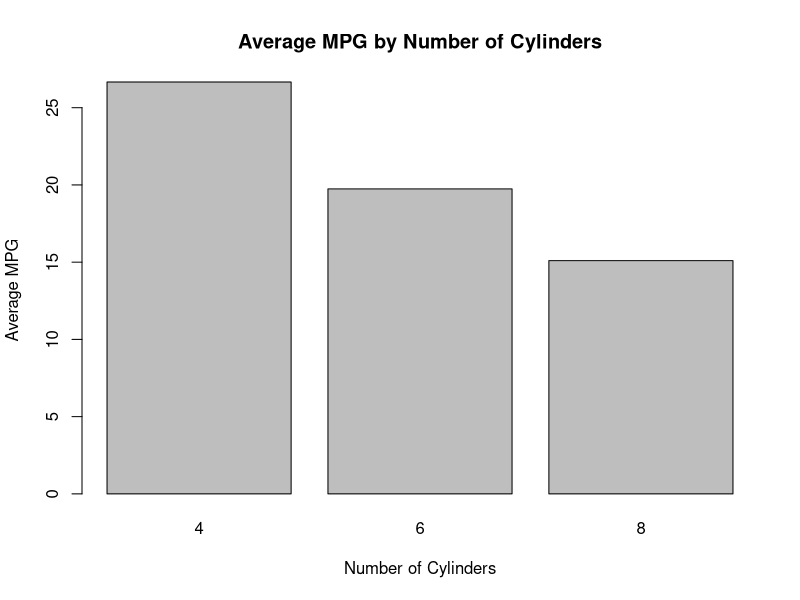
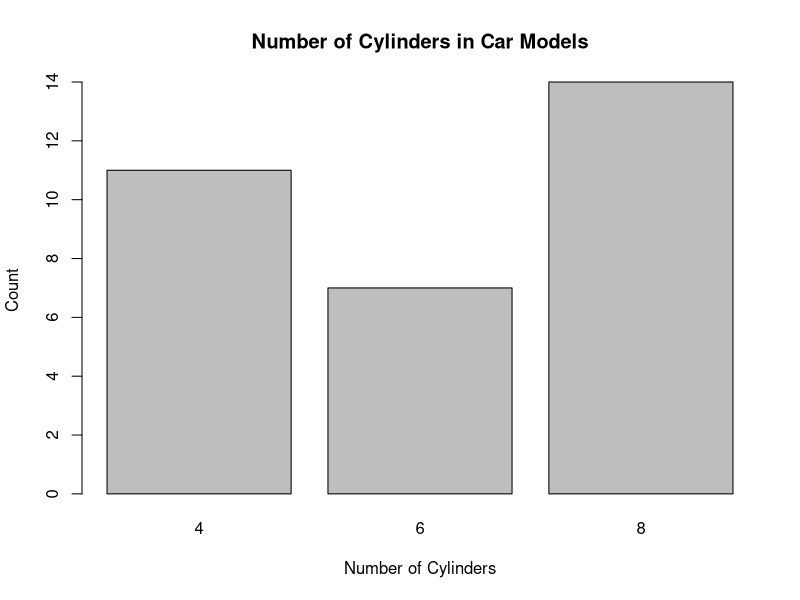
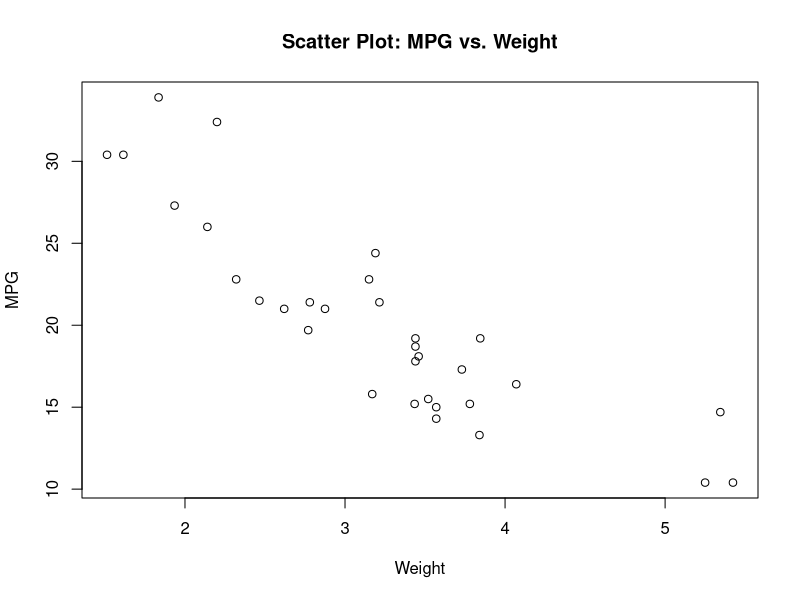
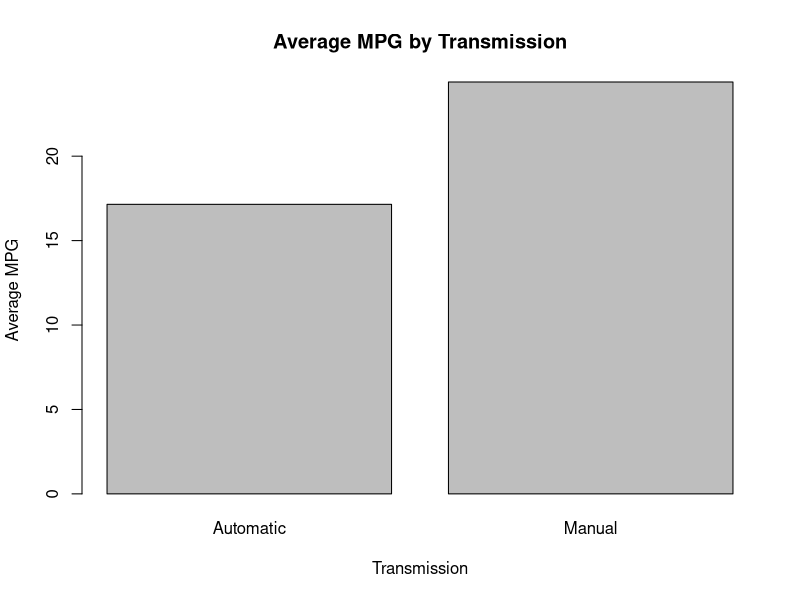

These figures' R source, in order:
# Mini Project: Car Sales Analysis

# Load the dataset
data("mtcars")

# Task 2: Explore the structure and summary of the dataset
str(mtcars)
summary(mtcars)

# Task 3: Calculate and visualize the average miles per gallon (mpg) for different car models
average_mpg <- aggregate(mpg ~ cyl, data = mtcars, mean)
barplot(average_mpg$mpg, names.arg = average_mpg$cyl, xlab = "Number of Cylinders", ylab = "Average MPG", main = "Average MPG by Number of Cylinders")

# Task 4: Plot a bar chart showing the number of cylinders in different car models
cylinder_counts <- table(mtcars$cyl)
barplot(cylinder_counts, xlab = "Number of Cylinders", ylab = "Count", main = "Number of Cylinders in Car Models")

# Task 5: Find the car model with the highest horsepower (hp) and the one with the lowest horsepower
max_hp_car <- mtcars[which.max(mtcars$hp), "model"]
min_hp_car <- mtcars[which.min(mtcars$hp), "model"]
cat("Car model with the highest horsepower:", max_hp_car, "\n")
cat("Car model with the lowest horsepower:", min_hp_car, "\n")

# Task 6: Calculate the correlation between mpg and weight of the cars
correlation <- cor(mtcars$mpg, mtcars$wt)
cat("Correlation between MPG and Weight:", correlation, "\n")

# Task 7: Create a scatter plot to visualize the relationship between mpg and weight
plot(mtcars$wt, mtcars$mpg, xlab = "Weight", ylab = "MPG", main = "Scatter Plot: MPG vs. Weight")

# Task 8: Determine the most fuel-efficient car model based on mpg
most_fuel_efficient <- mtcars[which.min(mtcars$mpg), "model"]
cat("Most fuel-efficient car model:", most_fuel_efficient, "\n")

# Task 9: Calculate the average miles per gallon for cars with automatic transmission and manual transmission
avg_mpg_auto <- mean(mtcars$mpg[mtcars$am == 0])
avg_mpg_manual <- mean(mtcars$mpg[mtcars$am == 1])
cat("Average MPG for automatic transmission cars:", avg_mpg_auto, "\n")
cat("Average MPG for manual transmission cars:", avg_mpg_manual, "\n")

# Task 10: Compare the average mpg between automatic and manual transmission cars using a bar chart
average_mpg_by_transmission <- aggregate(mpg ~ am, data = mtcars, mean)
barplot(average_mpg_by_transmission$mpg, names.arg = c("Automatic", "Manual"), xlab = "Transmission", ylab = "Average MPG", main = "Average MPG by Transmission")
